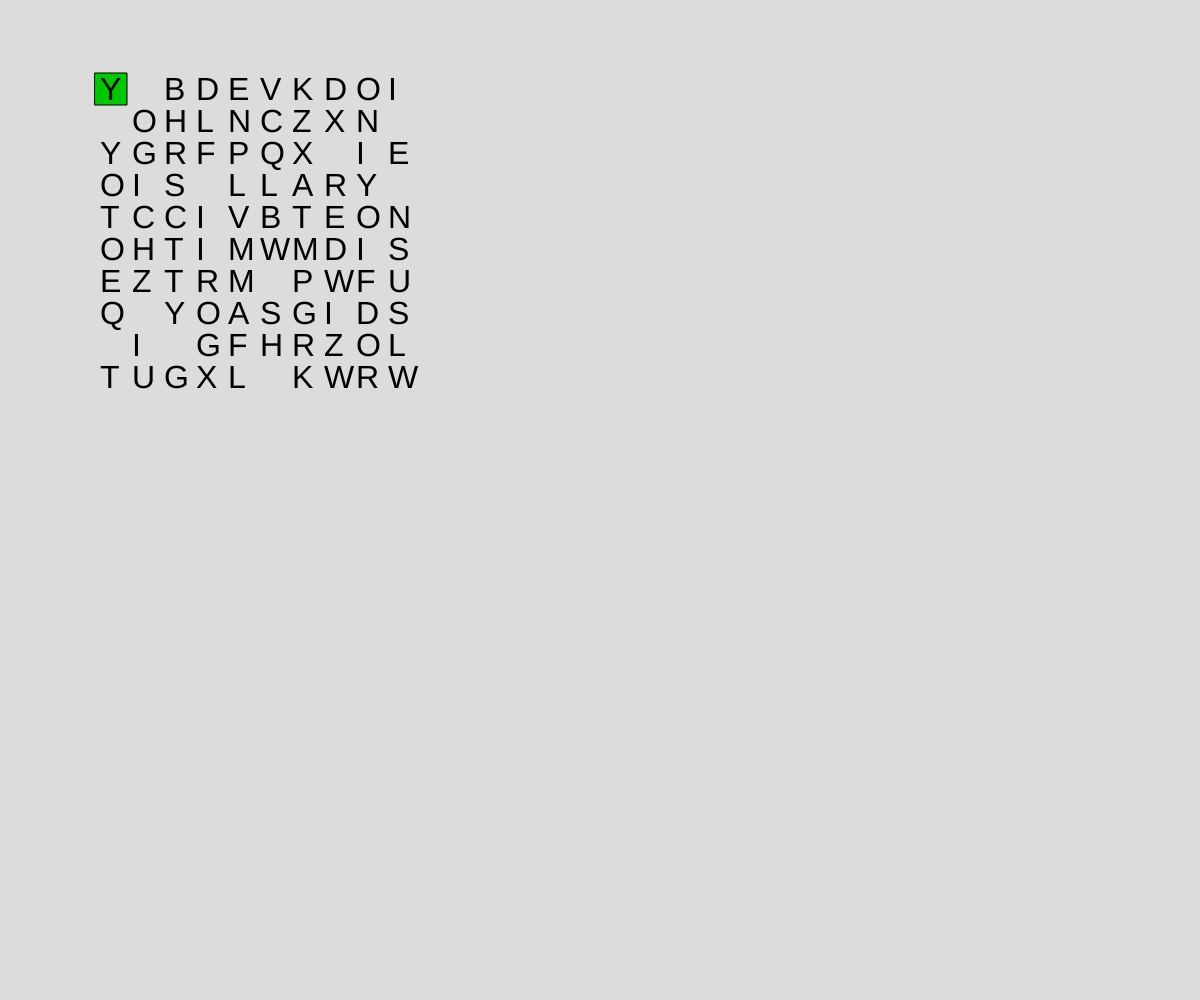
Frame 1 (no input)
Frame 60 (no input): identical to frame 1, image omitted
Frame 120 (the mouse pressed at the canvas centre since frame 60): identical to frame 1, image omitted

The p5.js sketch that drew this single still picture (run headless with seeded random() and noise() and a simulated clock; from frame 60 on, the mouse is pressed at the canvas centre):

// p5.js sketch
// ── sketch.js
let textBox;
let textString;
let possibleLetters;
let screenWidth = window.innerWidth;
let screenHeight = window.innerHeight;
let cursor;

function setup() {
  // put setup code here
  createCanvas(screenWidth, screenHeight);
  possibleLetters = "ABCDEFGHIJKLMNOPQRSTUVWXYZ ".split("");
  textString = createString(possibleLetters, 10, 10);
  cursor = new Cursor(0, 0, textString[0][0]);
  textSize(32);
}

function draw() {
  background(220);
  cursor.act(textString[cursor.y][cursor.x].getLoc());
  fill(0);
  for (let i = 0; i < textString.length; i++) {
    for (let j = 0; j < textString[i].length; j++) {
      textString[i][j].act();
    }
  }
}

function keyReleased() {}

function createString(possibleLetters, length, rows) {
  let string = [];
  let row = [];
  for (let i = 0; i < rows; i++) {
    for (let j = 0; j < length; j++) {
      let letter =
        possibleLetters[Math.floor(Math.random() * possibleLetters.length)];
      let x = j * 32 + 100;
      let y = i * 32 + 100;
      row.push(new TextBox(letter, x, y));
    }
    string.push(row);
    row = [];
  }
  return string;
}

class Cursor {
  constructor(x, y, letterToType) {
    this.x = x;
    this.y = y;
    this.letterToType = letterToType;
  }

  act(loc) {
    fill(0, 200, 0);
    rect(loc[0] - 5, loc[1] - 27, 32, 32);
  }

  getNextLoc() {
    if (this.x > textString[y].length) {
      return [0, this.y + 1];
    }
  }
}

class TextBox {
  constructor(letter, x, y) {
    this.letter = letter;
    this.x = x;
    this.y = y;
  }

  act() {
    text(this.letter, this.x, this.y);
  }

  getLoc() {
    return [this.x, this.y];
  }

  getLetter() {
    return this.letter;
  }
}
